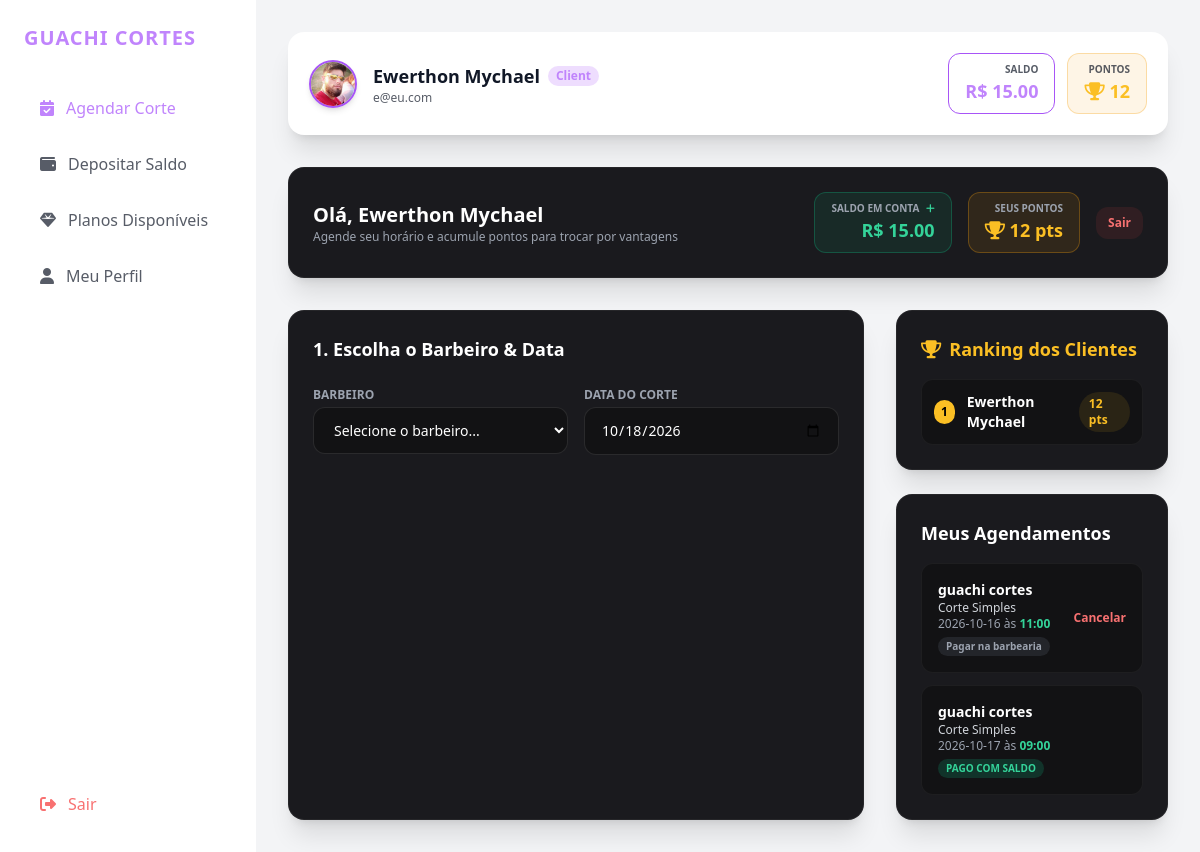
Page /client/dashboard (signed in) on the committed database.
### app.py (models this page shows)
class Barbershop(db.Model):
  id = db.Column(db.Integer, primary_key=True)
  name = db.Column(db.String(100), nullable=False)
  image_url = db.Column(
      db.String(300),
      default='https://images.unsplash.com/photo-1503951914875-452162b0f3f1?auto=format&fit=crop&q=80&w=400',
  )
  theme_id = db.Column(db.String(30), default='emerald')
  bg_id = db.Column(db.String(30), default='preto')
  barber_id = db.Column(db.Integer, db.ForeignKey('user.id'), nullable=False)

class User(UserMixin, db.Model):
  id = db.Column(db.Integer, primary_key=True)
  name = db.Column(db.String(100), nullable=False)
  email = db.Column(db.String(100), unique=True, nullable=False)
  password = db.Column(db.String(200), nullable=False)
  role = db.Column(db.String(20), nullable=False)
  balance = db.Column(db.Float, default=0.0)
  points = db.Column(db.Integer, default=0)
  bio = db.Column(
      db.Text, default='Profissional focado em proporcionar a melhor experiência.'
  )
  theme_id = db.Column(db.String(30), default='emerald')
  bg_id = db.Column(db.String(30), default='preto')
  avatar_url = db.Column(
      db.String(300),
      default='https://images.unsplash.com/photo-1535713875002-d1d0cf377fde?auto=format&fit=crop&q=80&w=200',
  )
  barbershop = db.relationship(
      'Barbershop', backref='owner', uselist=False, cascade='all, delete'
  )
  appointments_as_client = db.relationship(
      'Appointment', foreign_keys='Appointment.client_id', backref='client'
  )
  appointments_as_barber = db.relationship(
      'Appointment', foreign_keys='Appointment.barber_id', backref='barber'
  )
  deposits = db.relationship(
      'DepositRequest', backref='client', cascade='all, delete'
  )

class Appointment(db.Model):
  id = db.Column(db.Integer, primary_key=True)
  barber_id = db.Column(db.Integer, db.ForeignKey('user.id'), nullable=False)
  client_id = db.Column(db.Integer, db.ForeignKey('user.id'), nullable=False)
  service_name = db.Column(db.String(100), default='Corte Simples')
  date = db.Column(db.String(20), nullable=False)
  time = db.Column(db.String(10), nullable=False)
  price = db.Column(db.Float, default=35.00)
  points_earned = db.Column(db.Integer, default=6)
  status = db.Column(db.String(20), default='Confirmado')
  payment_method = db.Column(db.String(30), default='Na Barbearia')
  is_paid = db.Column(db.Boolean, default=False)

### app.py (the view, shortened to what this page needs)
@app.route('/client/dashboard', methods=['GET', 'POST'])
@login_required
def client_dashboard():
  if current_user.role != 'client':
    return redirect(url_for('index'))
  barbers = User.query.filter_by(role='barber').all()
  selected_barber_id = request.args.get('barber_id', type=int)
  selected_date = request.args.get('date', datetime.now().strftime('%Y-%m-%d'))
  all_times = [
      '09:00',
      '10:00',
      '11:00',
      '13:00',
      '14:00',
      '15:00',
      '16:00',
      '17:00',
      '18:00',
      '19:00',
  ]
  booked_times = []
  my_appointments = (
      Appointment.query.filter_by(client_id=current_user.id)
      .order_by(Appointment.id.desc())
      .all()
  )
  clients_ranking = (
      User.query.filter_by(role='client')
      .order_by(User.points.desc())
      .limit(10)
      .all()
  )
  return render_template(
      'client_dashboard.html',
      barbers=barbers,
      selected_barber_id=selected_barber_id,
      selected_date=selected_date,
      all_times=all_times,
      booked_times=booked_times,
      my_appointments=my_appointments,
      clients_ranking=clients_ranking,
      services=SERVICES,
  )

### app.py (called while the page is built)
@login_manager.user_loader
def load_user(user_id):
  return db.session.get(User, int(user_id))

### templates/client_dashboard.html (shortened to what this page needs)
{% extends "base_app.html" %}
{% set active_tab = 'inicio' %}
{% block main_content %}
<div class="space-y-8">
    <header class="flex flex-col sm:flex-row justify-between items-start sm:items-center bg-cardBg p-6 rounded-2xl border border-white/5 shadow-xl gap-4">
        <div>
            <h1 class="text-xl font-bold text-white">Olá, {{ current_user.name }}</h1>
            <p class="text-xs text-gray-400">Agende seu horário e acumule pontos para trocar por vantagens</p>
        </div>
        <div class="flex items-center space-x-4">
            <a href="{{ url_for('client_deposit') }}" class="px-4 py-2 bg-emerald-500/10 border border-emerald-500/30 rounded-xl text-right transition-all hover:border-emerald-500">
                <span class="text-[10px] uppercase text-gray-400 block font-bold">Saldo em Conta <i class="fa-solid fa-plus text-emerald-400 ml-1"></i></span>
                <span class="text-lg font-black text-emerald-400">R$ {{ "%.2f"|format(current_user.balance) }}</span>
            </a>
            <div class="px-4 py-2 bg-amber-500/10 border border-amber-500/30 rounded-xl text-right">
                <span class="text-[10px] uppercase text-gray-400 block font-bold">Seus Pontos</span>
                <span class="text-lg font-black text-amber-400"><i class="fa-solid fa-trophy"></i> {{ current_user.points }} pts</span>
            </div>
            <a href="{{ url_for('logout') }}" class="px-3 py-2 bg-red-500/10 hover:bg-red-500 text-red-400 hover:text-white rounded-xl text-xs font-bold transition-all">Sair</a>
        </div>
    </header>
    <div class="grid grid-cols-1 lg:grid-cols-3 gap-8">
        <div class="lg:col-span-2 bg-cardBg p-6 rounded-2xl border border-white/5 shadow-xl space-y-6">
            <h3 class="text-lg font-bold text-white">1. Escolha o Barbeiro & Data</h3>
            <form method="GET" class="grid grid-cols-1 sm:grid-cols-2 gap-4">
                <div>
                    <label class="block text-xs uppercase text-gray-400 font-semibold mb-1">Barbeiro</label>
                    <select name="barber_id" onchange="this.form.submit()" class="w-full px-4 py-3 bg-darkBg border border-white/10 rounded-xl text-sm text-white focus:border-emerald-500">
                        <option value="">Selecione o barbeiro...</option>
                    </select>
                </div>
                <div>
                    <label class="block text-xs uppercase text-gray-400 font-semibold mb-1">Data do Corte</label>
                    <input type="date" name="date" value="{{ selected_date }}" onchange="this.form.submit()" class="w-full px-4 py-3 bg-darkBg border border-white/10 rounded-xl text-sm text-white focus:border-emerald-500">
                </div>
            </form>
        </div>
        <div class="space-y-6">
            <div class="bg-cardBg p-6 rounded-2xl border border-white/5 shadow-xl space-y-4">
                <h3 class="text-lg font-bold text-amber-400 flex items-center gap-2">
                    <i class="fa-solid fa-trophy"></i> Ranking dos Clientes
                </h3>
                <div class="space-y-3">
                    {% for c in clients_ranking %}
                    <div class="p-3 bg-darkBg border border-white/5 rounded-xl flex justify-between items-center">
                        <div class="flex items-center space-x-3">
                            <span class="w-6 h-6 flex items-center justify-center rounded-full font-black text-xs {{ 'bg-amber-400 text-black' if loop.index == 1 else ('bg-gray-300 text-black' if loop.index == 2 else ('bg-amber-700 text-white' if loop.index == 3 else 'bg-white/10 text-gray-400')) }}">
                                {{ loop.index }}
                            </span>
                            <span class="text-sm font-bold text-white">{{ c.name }}</span>
                        </div>
                        <span class="text-xs font-bold text-amber-400 bg-amber-400/10 px-2.5 py-1 rounded-full">{{ c.points }} pts</span>
                    </div>
                    {% endfor %}
                </div>
            </div>
            <div class="bg-cardBg p-6 rounded-2xl border border-white/5 shadow-xl space-y-4">
                <h3 class="text-lg font-bold text-white">Meus Agendamentos</h3>
                <div class="space-y-3">
                    {% for app in my_appointments %}
                    <div class="p-4 bg-darkBg border border-white/5 rounded-xl flex justify-between items-center">
                        <div>
                            <p class="text-sm font-bold text-white">{{ app.barber.name }}</p>
                            <p class="text-xs text-gray-300">{{ app.service_name }}</p>
                            <p class="text-xs text-gray-400">{{ app.date }} às <span class="text-emerald-400 font-bold">{{ app.time }}</span></p>
                            <span class="text-[10px] px-2 py-0.5 rounded-full inline-block mt-1 font-bold {{ 'bg-emerald-500/20 text-emerald-400' if app.is_paid else 'bg-gray-500/20 text-gray-400' }}">
                                {{ 'PAGO COM SALDO' if app.is_paid else 'Pagar na barbearia' }}
                            </span>
                        </div>
                        {% if app.status == 'Confirmado' %}
                        <a href="{{ url_for('cancel_appointment', id=app.id) }}" class="text-red-400 hover:text-red-300 text-xs font-bold">Cancelar</a>
                        {% endif %}
                    </div>
                    {% else %}
                    <p class="text-xs text-gray-500 text-center py-4">Sem agendamentos ativos.</p>
                    {% endfor %}
                </div>
            </div>
        </div>
    </div>
</div>
{% endblock %}

### templates/base_app.html (shortened to what this page needs)
<!DOCTYPE html>
<html lang="pt-BR" class="dark">
<head>
    <script src="https://cdn.tailwindcss.com"></script>
    <link rel="stylesheet" href="https://cdnjs.cloudflare.com/ajax/libs/font-awesome/6.4.0/css/all.min.css">
</head>
<body class="{{ bg_style.bg_class }} {{ bg_style.text_color }} font-sans antialiased min-h-screen flex flex-col">
    <div class="flex flex-col md:flex-row min-h-screen">
        <aside class="w-full md:w-64 {{ bg_style.sidebar_bg }} border-r border-white/5 p-6 flex flex-col justify-between shrink-0">
            <div>
                <div class="text-xl font-black {{ theme.text }} tracking-wider mb-8 uppercase truncate" title="{{ custom_shop_name }}">
                    {{ custom_shop_name }}
                </div>
                <nav class="space-y-2">
                    {% if current_user.role == 'barber' %}
                        <a href="{{ url_for('barber_inicio') }}" class="w-full flex items-center space-x-3 px-4 py-3 rounded-xl font-medium transition-all {% if active_tab == 'inicio' %} bg-white/10 {{ theme.text }} {% else %} opacity-70 hover:opacity-100 hover:bg-white/5 {% endif %}">
                            <i class="fa-solid fa-house"></i> <span>Início</span>
                        </a>
                        <a href="{{ url_for('barber_agendamentos') }}" class="w-full flex items-center space-x-3 px-4 py-3 rounded-xl font-medium transition-all {% if active_tab == 'agendamentos' %} bg-white/10 {{ theme.text }} {% else %} opacity-70 hover:opacity-100 hover:bg-white/5 {% endif %}">
                            <i class="fa-solid fa-calendar-days"></i> <span>Agendamentos</span>
                        </a>
                        <a href="{{ url_for('shared_planos') }}" class="w-full flex items-center space-x-3 px-4 py-3 rounded-xl font-medium transition-all {% if active_tab == 'planos' %} bg-white/10 {{ theme.text }} {% else %} opacity-70 hover:opacity-100 hover:bg-white/5 {% endif %}">
                            <i class="fa-solid fa-gem"></i> <span>Planos Disponíveis</span>
                        </a>
                        <a href="{{ url_for('barber_perfil') }}" class="w-full flex items-center space-x-3 px-4 py-3 rounded-xl font-medium transition-all {% if active_tab == 'perfil' %} bg-white/10 {{ theme.text }} {% else %} opacity-70 hover:opacity-100 hover:bg-white/5 {% endif %}">
                            <i class="fa-solid fa-user"></i> <span>Meu Perfil</span>
                        </a>
                    {% elif current_user.role == 'admin' %}
                        <a href="{{ url_for('admin_dashboard') }}" class="w-full flex items-center space-x-3 px-4 py-3 rounded-xl font-medium transition-all bg-white/10 {{ theme.text }}">
                            <i class="fa-solid fa-chart-pie"></i> <span>Painel Admin</span>
                        </a>
                    {% else %}
                        <a href="{{ url_for('client_dashboard') }}" class="w-full flex items-center space-x-3 px-4 py-3 rounded-xl font-medium transition-all {% if active_tab == 'inicio' %} bg-white/10 {{ theme.text }} {% else %} opacity-70 hover:opacity-100 hover:bg-white/5 {% endif %}">
                            <i class="fa-solid fa-calendar-check"></i> <span>Agendar Corte</span>
                        </a>
                        <a href="{{ url_for('client_deposit') }}" class="w-full flex items-center space-x-3 px-4 py-3 rounded-xl font-medium transition-all {% if active_tab == 'deposito' %} bg-white/10 {{ theme.text }} {% else %} opacity-70 hover:opacity-100 hover:bg-white/5 {% endif %}">
                            <i class="fa-solid fa-wallet"></i> <span>Depositar Saldo</span>
                        </a>
                        <a href="{{ url_for('shared_planos') }}" class="w-full flex items-center space-x-3 px-4 py-3 rounded-xl font-medium transition-all {% if active_tab == 'planos' %} bg-white/10 {{ theme.text }} {% else %} opacity-70 hover:opacity-100 hover:bg-white/5 {% endif %}">
                            <i class="fa-solid fa-gem"></i> <span>Planos Disponíveis</span>
                        </a>
                        <a href="{{ url_for('client_perfil') }}" class="w-full flex items-center space-x-3 px-4 py-3 rounded-xl font-medium transition-all {% if active_tab == 'perfil' %} bg-white/10 {{ theme.text }} {% else %} opacity-70 hover:opacity-100 hover:bg-white/5 {% endif %}">
                            <i class="fa-solid fa-user"></i> <span>Meu Perfil</span>
                        </a>
                    {% endif %}
                </nav>
            </div>
            <div class="pt-4 border-t border-white/5">
                <a href="{{ url_for('logout') }}" class="flex items-center space-x-3 px-4 py-3 rounded-xl text-red-400 hover:bg-red-500/10 transition-colors font-medium">
                    <i class="fa-solid fa-right-from-bracket"></i> <span>Sair</span>
                </a>
            </div>
        </aside>
        <div class="flex-1 p-4 md:p-8 space-y-8 overflow-y-auto">
            <header class="flex flex-col sm:flex-row justify-between items-start sm:items-center {{ bg_style.card_bg }} p-5 rounded-2xl border border-white/5 shadow-xl gap-4">
                <div class="flex items-center space-x-4">
                    <img src="{{ current_user.avatar_url if current_user.avatar_url else (current_user.barbershop.image_url if current_user.barbershop else 'https://images.unsplash.com/photo-1503951914875-452162b0f3f1?auto=format&fit=crop&q=80&w=400') }}" class="w-12 h-12 rounded-full object-cover border-2 {{ theme.border }} shadow-md">
                    <div>
                        <h2 class="text-lg font-bold flex items-center gap-2">
                            {{ current_user.name }}
                            <span class="text-xs px-2 py-0.5 {{ theme.badge }} rounded-full font-semibold capitalize">{{ current_user.role }}</span>
                        </h2>
                        <p class="text-xs opacity-70">{{ current_user.email }}</p>
                    </div>
                </div>
                {% if current_user.role == 'client' %}
                <div class="flex items-center space-x-3">
                    <div class="px-4 py-2 {{ bg_style.card_bg }} border {{ theme.border }} rounded-xl text-right">
                        <span class="text-[10px] uppercase opacity-70 block font-bold">Saldo</span>
                        <span class="text-lg font-black {{ theme.text }}">R$ {{ "%.2f"|format(current_user.balance) }}</span>
                    </div>
                    <div class="px-4 py-2 bg-amber-500/10 border border-amber-500/30 rounded-xl text-right">
                        <span class="text-[10px] uppercase opacity-70 block font-bold">Pontos</span>
                        <span class="text-lg font-black text-amber-400"><i class="fa-solid fa-trophy"></i> {{ current_user.points }}</span>
                    </div>
                </div>
                {% endif %}
            </header>
            {% block main_content %}{% endblock %}
        </div>
    </div>
</body>
</html>

### rows in the picture
Barbershop: name "GUACHI CORTES"
User: avatar_url (picture), name "Ewerthon Mychael", role "Client", email "e@eu.com", balance "15.00", points "12"
Appointment: barber.name "guachi cortes", service_name "Corte Simples", date "2026-10-16", time "11:00", is_paid "Pagar na barbearia"
Appointment: barber.name "guachi cortes", service_name "Corte Simples", date "2026-10-17", time "09:00", is_paid "PAGO COM SALDO"
